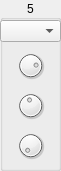
   <widget class="QGroupBox" name="step_5">
    <property name="geometry">
     <rect>
      <x>370</x>
      <y>70</y>
      <width>61</width>
      <height>171</height>
     </rect>
    </property>
    <property name="title">
     <string>5</string>
    </property>
    <property name="alignment">
     <set>Qt::AlignCenter</set>
    </property>
    <widget class="DialKnob" name="ctrl_5">
     <property name="geometry">
      <rect>
       <x>0</x>
       <y>130</y>
       <width>61</width>
       <height>31</height>
      </rect>
     </property>
     <property name="sizePolicy">
      <sizepolicy hsizetype="Fixed" vsizetype="Fixed">
       <horstretch>0</horstretch>
       <verstretch>0</verstretch>
      </sizepolicy>
     </property>
     <property name="minimumSize">
      <size>
       <width>0</width>
       <height>0</height>
      </size>
     </property>
     <property name="maximumSize">
      <size>
       <width>16777215</width>
       <height>16777215</height>
      </size>
     </property>
     <property name="minimum">
      <number>0</number>
     </property>
     <property name="maximum">
      <number>127</number>
     </property>
     <property name="value">
      <number>0</number>
     </property>
     <property name="wrapping">
      <bool>false</bool>
     </property>
     <property name="notchTarget">
      <double>8.000000000000000</double>
     </property>
     <property name="notchesVisible">
      <bool>false</bool>
     </property>
    </widget>
    <widget class="DialKnob" name="velocity_5">
     <property name="geometry">
      <rect>
       <x>0</x>
       <y>50</y>
       <width>61</width>
       <height>31</height>
      </rect>
     </property>
     <property name="sizePolicy">
      <sizepolicy hsizetype="Fixed" vsizetype="Fixed">
       <horstretch>0</horstretch>
       <verstretch>0</verstretch>
      </sizepolicy>
     </property>
     <property name="minimumSize">
      <size>
       <width>0</width>
       <height>0</height>
      </size>
     </property>
     <property name="maximumSize">
      <size>
       <width>16777215</width>
       <height>16777215</height>
      </size>
     </property>
     <property name="minimum">
      <number>0</number>
     </property>
     <property name="maximum">
      <number>127</number>
     </property>
     <property name="value">
      <number>100</number>
     </property>
     <property name="wrapping">
      <bool>false</bool>
     </property>
     <property name="notchTarget">
      <double>8.000000000000000</double>
     </property>
     <property name="notchesVisible">
      <bool>false</bool>
     </property>
    </widget>
    <widget class="DialKnob" name="gate_5">
     <property name="geometry">
      <rect>
       <x>0</x>
       <y>90</y>
       <width>61</width>
       <height>31</height>
      </rect>
     </property>
     <property name="sizePolicy">
      <sizepolicy hsizetype="Fixed" vsizetype="Fixed">
       <horstretch>0</horstretch>
       <verstretch>0</verstretch>
      </sizepolicy>
     </property>
     <property name="minimumSize">
      <size>
       <width>0</width>
       <height>0</height>
      </size>
     </property>
     <property name="maximumSize">
      <size>
       <width>16777215</width>
       <height>16777215</height>
      </size>
     </property>
     <property name="minimum">
      <number>1</number>
     </property>
     <property name="maximum">
      <number>200</number>
     </property>
     <property name="value">
      <number>94</number>
     </property>
     <property name="wrapping">
      <bool>false</bool>
     </property>
     <property name="notchTarget">
      <double>8.000000000000000</double>
     </property>
     <property name="notchesVisible">
      <bool>false</bool>
     </property>
    </widget>
    <widget class="ComboPicker" name="note_5">
     <property name="geometry">
      <rect>
       <x>0</x>
       <y>20</y>
       <width>61</width>
       <height>22</height>
      </rect>
     </property>
    </widget>
   </widget>
